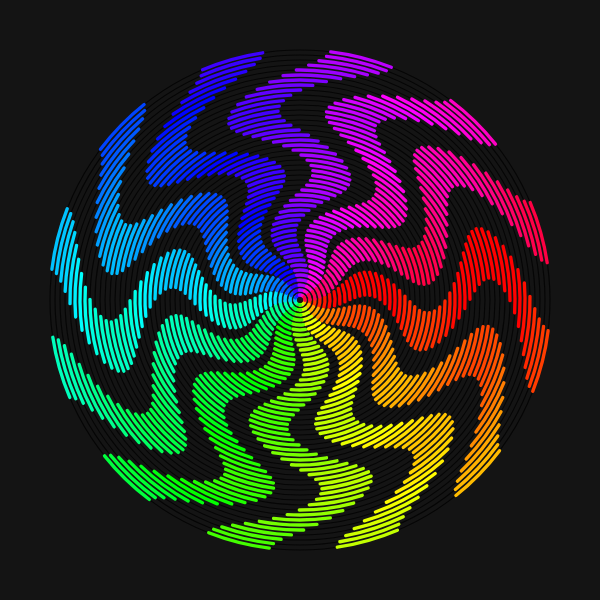
Frame 1 (no input)
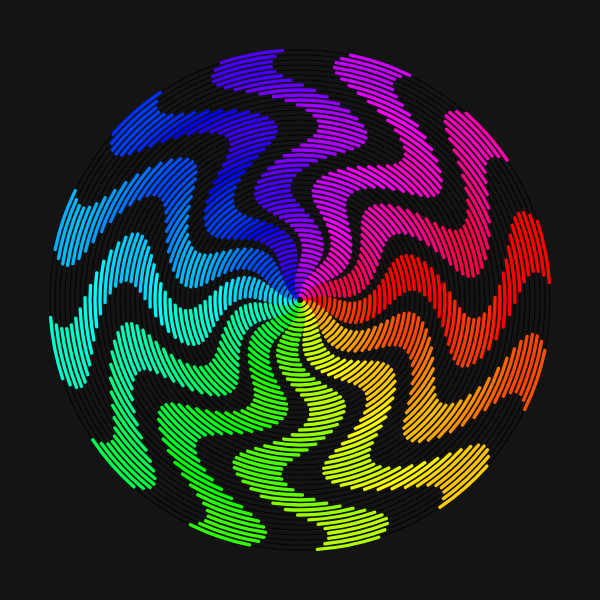
Frame 60 (no input)
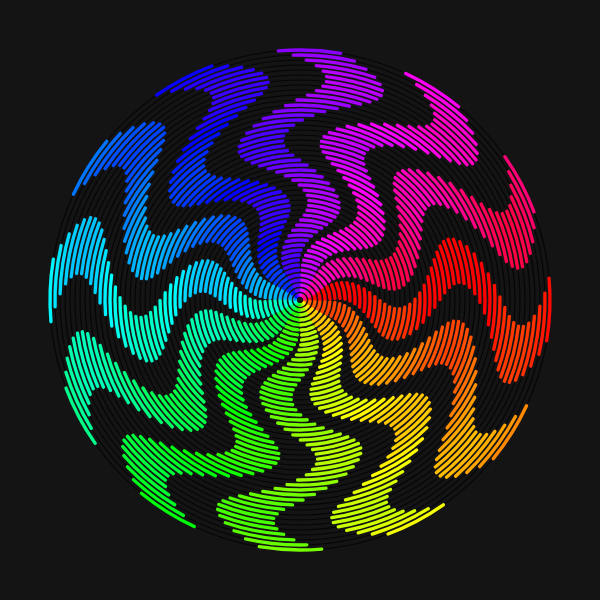
Frame 120 (the mouse pressed at the canvas centre since frame 60)

The p5.js sketch that drew these frames (run headless with seeded random() and noise() and a simulated clock; from frame 60 on, the mouse is pressed at the canvas centre):

// p5.js sketch
// ── sketch.js
let nCircles = 50;
let nWaves = 12;
let inter = 10;

function setup() {
  createCanvas(600, 600);
  colorMode(HSB, 100);
  noFill();
}

function draw() {
  background(8);

  let size = inter;
  for (let i = 1; i <= nCircles; i++) {
    strokeWeight(inter / 9);
    stroke(2);
    circle(width / 2, height / 2, size);

    strokeWeight(inter / 3);
    let delta = 1 / (3 * pow(i, 1 / 4));

    let theta = cos(frameCount / 25 - i / 4) / 4;
    for (let j = 0; j < nWaves; j++) {
      stroke((theta / TWO_PI) * 100, 100, 100);
      arc(width / 2, height / 2, size, size, theta - delta, theta + delta);
      theta += TWO_PI / nWaves;
    }

    size += inter;
  }
}

// ── RainbowMandala.html
<!doctype html>

<html lang="en">
<head>


  <title>Rainbow Mandala</title>
  <link rel="stylesheet" href="styles.css">
  <script src="https://cdn.jsdelivr.net/npm/p5@1.0.0/lib/p5.js"></script>
  <script src="sketch.js"></script>
 

</head>

<body>
  


  
</body>
</html>
